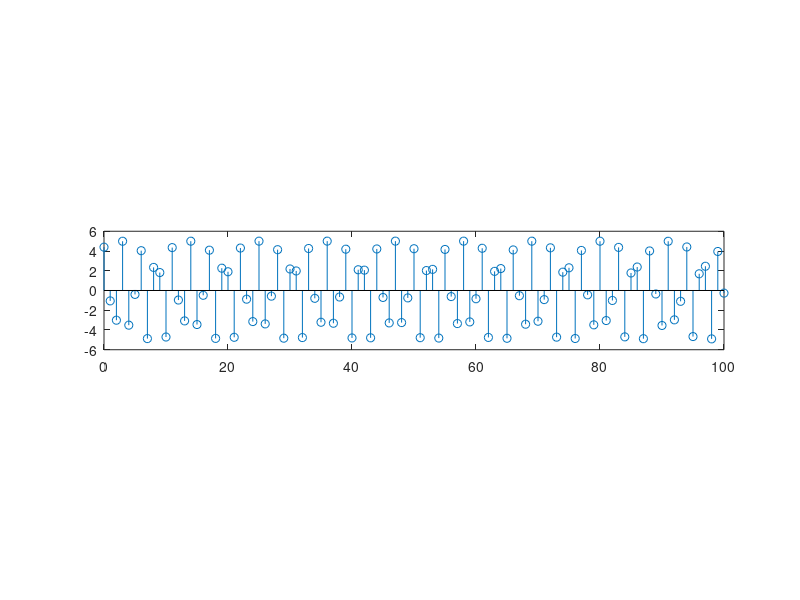

This figure's MATLAB source:
clc;
clear all;
n=0:1:100;
A=5;
C=3;
f=100;
fs=25;
b=2;
x1=C*exp(b*n);
x2=A*cos(f/fs*n+.5);
z=x1.*x2;
subplot(3,1,1);
stem(n,x1);
subplot(3,1,2);
stem(n,x2);
subplot(3,1,3);
stem(z);
